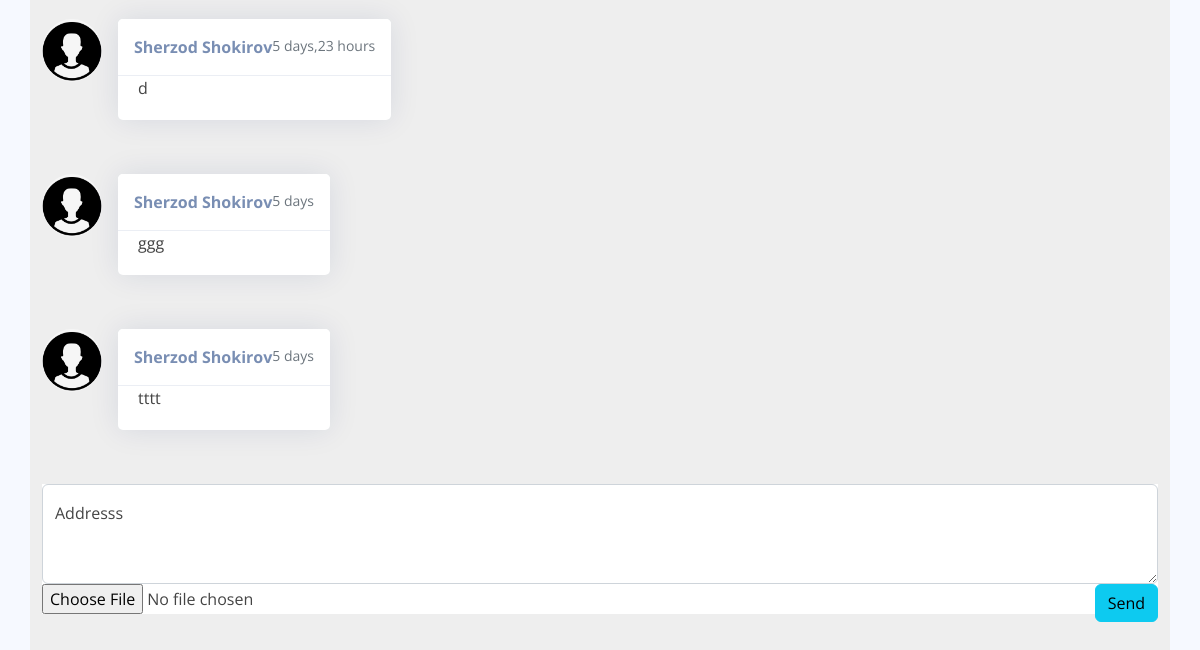
/chat/47 (signed in, lower part), run on an earlier commit of the app's database.
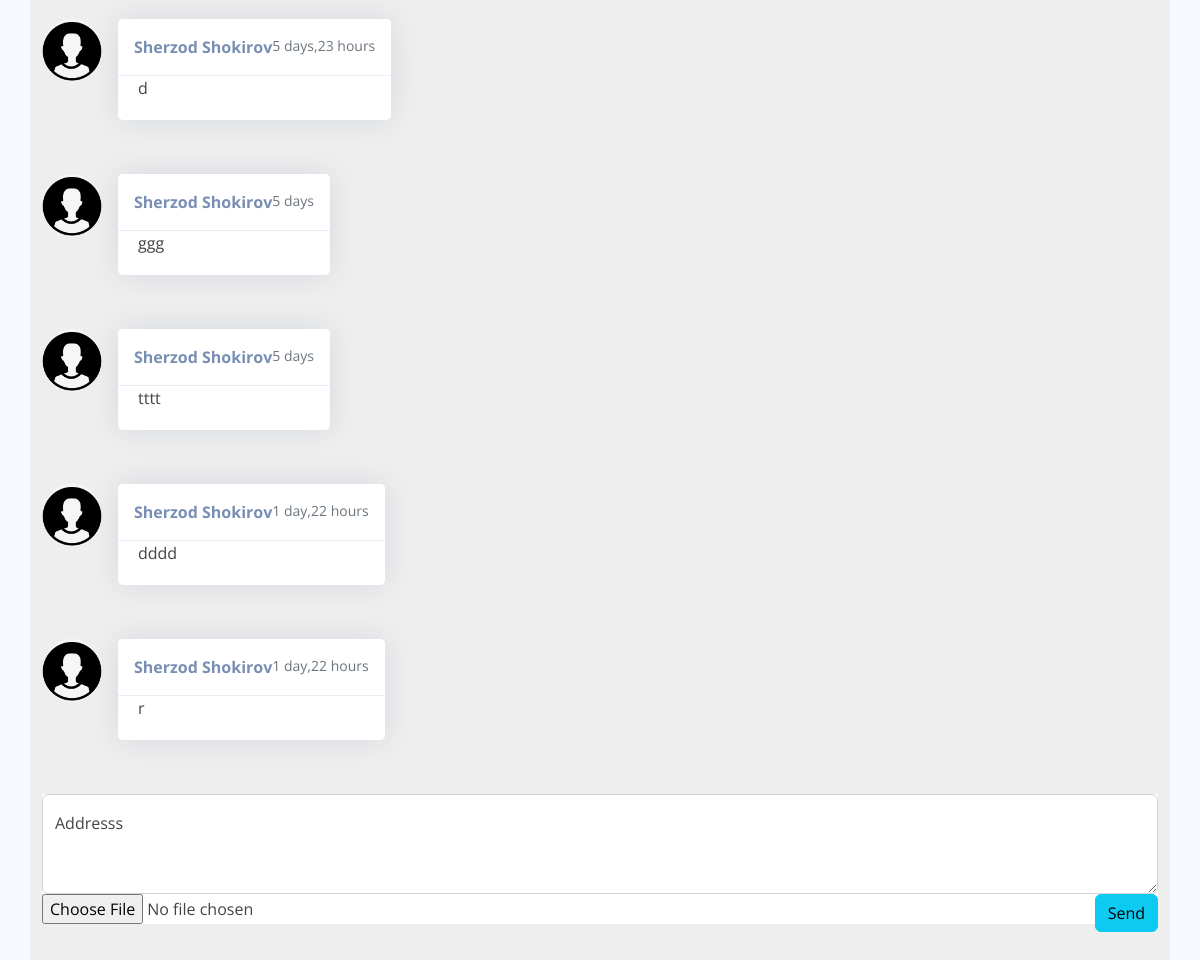
And on a later commit of the database.
### users/models.py (models this page shows)
class Chat(models.Model):
    user1 = models.ForeignKey(User,related_name='user1', on_delete=models.CASCADE, null=True, blank=True)
    user2 = models.ForeignKey('users.User',related_name='user2', on_delete=models.CASCADE, null=True, blank=True)
    content = models.TextField(null=True, blank=True)
    image = models.ImageField(upload_to='chat/', null=True, blank=True)
    data = models.DateTimeField(auto_now_add=True)

class User(AbstractUser):
    role = models.ForeignKey(Role,on_delete=models.CASCADE, null=True, blank=True)
    image = models.ImageField(upload_to='avatars/', default='avatars/default.png', null=True, blank=True)
    phone = models.CharField(max_length=20, null=True, blank=True)
    about = models.CharField(max_length=250, null=True, blank=True)
    def __str__(self):
        return self.username

### users/views.py (the view)
# urls.py: path('chat/<int:id>', chat, name='chat'),
@login_required
def chat(request,id):
    Student = User.objects.get(id=id)
    print(id,request.user.id)
    if request.method == 'POST':
        form = Chatform(data=request.POST,files=request.FILES)
        if form.is_valid():
            chat = form.save(commit=False)
            chat.user1 = request.user
            chat.user2 = Student
            chat.save()
            return HttpResponseRedirect(request.META.get('HTTP_REFERER'))
    else:
        form = Chatform()
    context = {
        'form': form,
        'user': User.objects.get(username=request.user),
        'student': Student,
        'chat': Chat.objects.raw(f"""
                 SELECT *
                 from users_chat
                 where (user1_id={request.user.id} or user1_id={id}) and (user2_id={request.user.id} or user2_id={id})
                 ORDER by data asc
        """)
    }
    return render(request, 'home/chat.html',context)

### users/forms.py
class Chatform(forms.ModelForm):
    class Meta:
        model = Chat
        fields = ('user1','content','image',)

### users/models.py (called while the page is built)
    def __str__(self):
        return self.name

### templates/home/chat.html (shortened to what this page needs)
{% extends 'main.html' %} {% load static %}
{% block content %}
    <section style="background-color: #eee;">
        <div class="container py-5">
            <div class="row">
                <div class="col-md-8 col-lg-10 col-xl-12">
                    <ul class="list-unstyled">
                        {% for i in chat %}
                        {% if i.user1 == request.user and i.user2 == student %}
                        <li class="d-flex justify-content-end mb-4">
                            <div class="card">
                            <div class="card-header d-flex justify-content-end p-3">
                                <p class="fw-bold mb-0">{{ i.user1.get_full_name }}</p>
                                <p class="text-muted small mb-0"><i class="far fa-clock"></i> {{i.data|timesince}} </p>
                            </div>
                            <div class="card-body">
                                <p class="mb-0">
                                {{i.content}}
                                </p>
                                {% if i.image %}
                                  <img style="width: 300px; height: auto;" src="{{ i.image.url }}" alt="img">
                                {% endif %}
                            </div>
                            </div>
                            <img src="{{ i.user1.image.url }}"
                            class="rounded-circle d-flex align-self-start ms-3 shadow-1-strong" width="60">
                        </li>
                        {% elif i.user1 == student and i.user2 == request.user %}
                        <li class="d-flex mb-4">
                            <img src="{{ i.user1.image.url }}" alt="avatar"
                            class="rounded-circle d-flex align-self-start me-3 shadow-1-strong" width="60">
                            <div class="card">
                            <div class="card-header d-flex justify-content-between p-3">
                                <p class="fw-bold mb-0">{{ i.user1.get_full_name }}</p>
                                <p class="text-muted small mb-0"> {{i.data|timesince}} </p>
                            </div>
                            <div class="card-body">
                                <p class="mb-0">
                                    {{i.content}}
                                </p>
                            </div>
                            </div>
                        </li>
                        {% endif %}
                        {% endfor %}
                        <li class="bg-white mb-3">
                            <form method="POST" enctype="multipart/form-data" class="form-floating">
                              <textarea name="content" cols="40" rows="10" id="id_content" class="form-control" placeholder="Address" style="height: 100px;"></textarea>
                                <input type="file" name="image" accept="image/*" id="id_image">
                                <label for="id_image">Addresss</label>
                              <button type="submit" class="btn btn-info btn-rounded float-end">Send</button>
                            </form>
                        </li>
                    </ul>
                </div>
            </div>
        </div>
    </section>
{% endblock %}

What changed in the data, as far as the page shows it:
added Chat: user1.image (placeholder picture), user1.get_full_name "Sherzod Shokirov", data "1 day,22 hours", content "dddd"
added Chat: user1.image (placeholder picture), user1.get_full_name "Sherzod Shokirov", data "1 day,22 hours", content "r"
